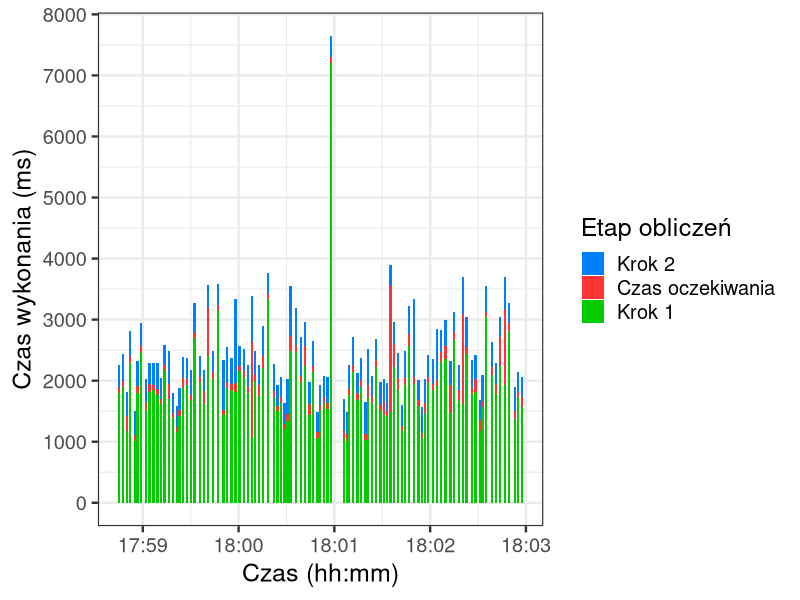

Write the R code that produced this figure.
library("ggplot2")
library("scales")

png(filename="aws-data-intensive-20mb-barplot.png", width=800, height=600)

dat = read.csv("barplot.csv")
dat$time = as.POSIXct(dat$time, format = "%Y-%m-%dT%H:%M:%OSZ")
dat$name= factor(dat$name,levels=c("Krok 2", "Czas oczekiwania", "Krok 1"))

ggplot(dat, aes(time, duration)) +
geom_bar(stat="identity", aes(fill=name)) +
theme(plot.margin = unit(c(1,1,1,1), "cm")) + theme_bw(base_size=18) +
scale_y_continuous(breaks=pretty_breaks(n=10)) +
labs(x = "Czas (hh:mm)", y = "Czas wykonania (ms)") +
scale_fill_manual("Etap obliczeń", values = c("Krok 1" = "#00CC00", "Krok 2" = "#0080FF", "Czas oczekiwania" = "#FF3333"))
